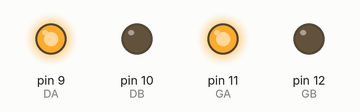
This sketch was run on a simulated Arduino Uno, built with avr-gcc and run on an emulated ATmega328P. On the bench: output pins drawn as LEDs (lit = HIGH).

Above: at 0.1 s.
Timing chart, 0 to 1.6 s (numbered marks = the images above):
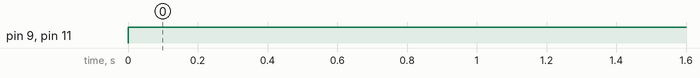

Measured:
- by itself, pin 9 (DA), pin 11 (GA): LOW → HIGH at 0.00 s

The sketch:

testt.ino
```cpp
int GA=11,GB=12,DA=9,DB=10;
void setup() {
  Serial.begin(9600);
  pinMode(DA,OUTPUT);
  pinMode(DB,OUTPUT);
  pinMode(GA,OUTPUT);
  pinMode(GB,OUTPUT); // put your setup code here, to run once:

}

void loop() {
  // put your main code here, to run repeatedly:
     digitalWrite(DA,HIGH);
     digitalWrite(DB,LOW);
     digitalWrite(GA,HIGH);
     digitalWrite(GB,LOW);

}
```
